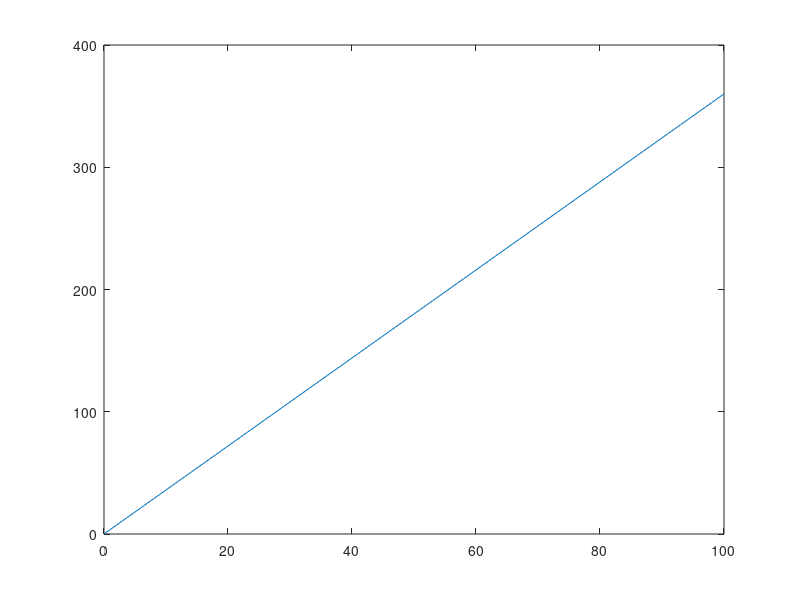

Write MATLAB code to recreate this figure.
close all;clear all;clc;
n=0:0.01:1;
w=n.*100;
x1=5/2*sin(2*pi*n);
x2=5/2*cos(2*pi*n);
y=zeros(1,length(n));
for i=1:1:length(y)
    if(x1(i)>=0 && x2(i)>=0) % quadrant 1
        y(i)=atan(x1(i)./x2(i))*180/pi;
    end
    if(x2(i)<0) % quadrant 2 and 3
        y(i)=180+atan(x1(i)./x2(i))*180/pi;
    end
    if(x1(i)<0 && x2(i)>=0) % quadrant 4
        y(i)=360+atan(x1(i)./x2(i))*180/pi;
    end            
end
plot(w,y);
